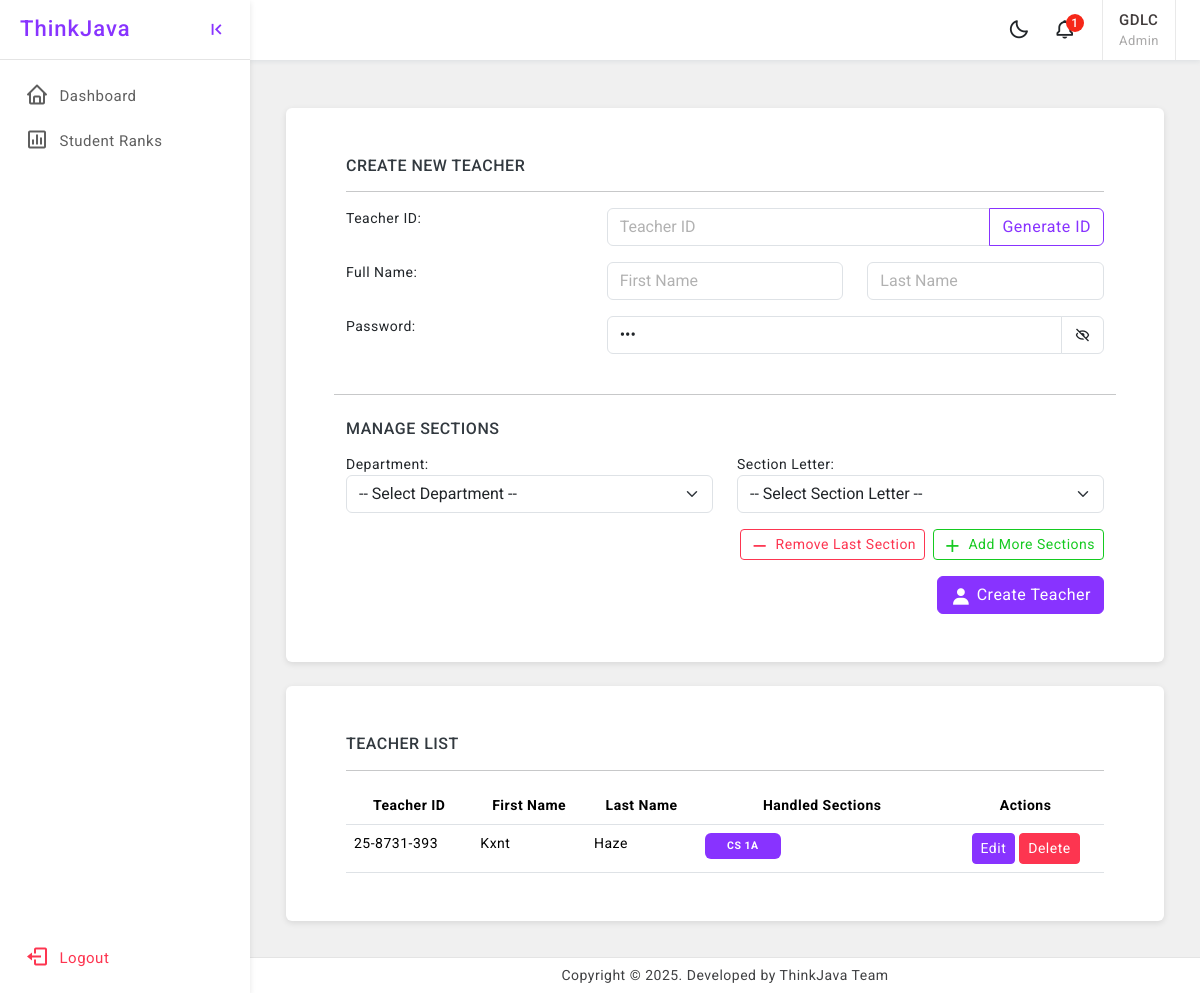
Page /create-teacher/ (signed in) on the earlier database version.
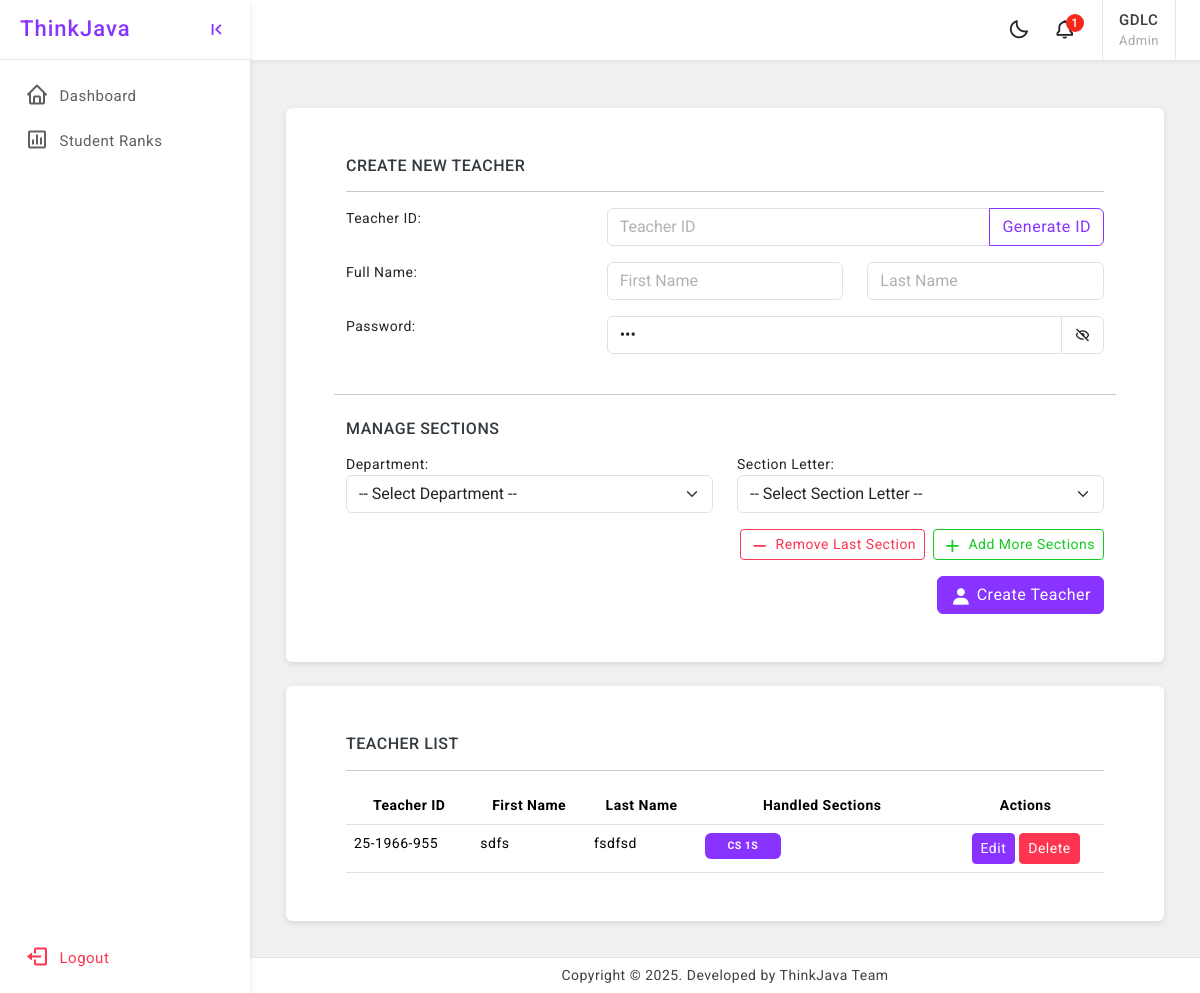
Same page on the later database version.
### StudentManagementSystem/models/teachers.py (models this page shows, shortened)
class Teacher(models.Model):
    teacher_id = models.CharField(max_length=50, unique=True)
    first_name = models.CharField(max_length=150)
    last_name = models.CharField(max_length=150)
    date_of_birth = models.DateField(null=True, blank=True)
    password = models.CharField(max_length=128)  # store hashed passwords ideally
    role = models.CharField(
        max_length=20,
        choices=Role.choices,
        default=Role.TEACHER  # Default to 'Teacher' role
    )

### StudentManagementSystem/views/admin/manage_teachers.py (the view, shortened to what this page needs)
def create_teacher(request):
    message_tag = 'create_message'
    admin_id = request.session.get('user_id')
    if not admin_id:
        return redirect('unified_login')
    context = get_teacher_context(admin_id)
    return render(request, 'admin/teacher_form.html', context)

### StudentManagementSystem/models/section.py (called while the page is built)
    def __str__(self):
        return f"{self.department.name} {self.year_level.year}{self.letter}"  # e.g., "CS 1A"

### StudentManagementSystem/views/admin/manage_teachers.py (called while the page is built)
def get_teacher_context(admin_id):
    admin = SimpleAdmin.objects.get(id=admin_id)
    departments = Department.objects.all()
    teachers = Teacher.objects.all()
    teachers_with_sections = []
    for teacher in teachers:
        handled_sections = teacher.handled_sections.all()
        section_names = [str(handled_section.section) for handled_section in handled_sections]
        teachers_with_sections.append({
            'teacher': teacher,
            'section_names': section_names
        })
    context = {
        'departments': departments,
        'username': admin.username,
        'role': Role.ADMIN,
        'teachers_with_sections': teachers_with_sections,
    }
    return context

### StudentManagementSystem/templates/admin/teacher_form.html (shortened to what the changed rows need)
{% extends 'base.html' %}
{% load static %}
{% block content %}
    <div class="page-wrapper">
    <div class="row p-5">
        {% include 'admin/teacher_list.html' %}
    </div>
{% endblock %}

### StudentManagementSystem/templates/admin/teacher_list.html (shortened to what this page needs)
<div class="card" id="teacher_table">
    <div class="card-body p-5">
        <h6 class="mb-0 text-uppercase">Teacher List</h6>
        <hr>
        <table class="table mb-0 table-hover">
            <thead>
            <tr class="text-center">
                <th scope="col">Teacher ID</th>
                <th scope="col">First Name</th>
                <th scope="col">Last Name</th>
                <th scope="col">Handled Sections</th>
                <th scope="col">Actions</th>
            </tr>
            </thead>
            <tbody>
            {% for item in teachers_with_sections %}
                <tr>
                    <td>{{ item.teacher.teacher_id }}</td>
                    <td>{{ item.teacher.first_name }}</td>
                    <td>{{ item.teacher.last_name }}</td>
                    <td style="width: 250px">
                        <div class="row row-cols-3 g-1">
                            {% for section_name in item.section_names %}
                                <div class="col">
                                    <span class="badge bg-primary px-3 py-2 text-center w-100">{{ section_name }}</span>
                                </div>
                            {% empty %}
                                <span class="text-muted">No section(s) assigned.</span>
                            {% endfor %}
                        </div>
                    </td>
                    <td class="text-center">
                        <button type="button" class="btn btn-primary btn-sm"
                                onclick="openEditModal({{ item.teacher.id }})">
                            Edit
                        </button>
                        <button type="button" class="btn btn-danger btn-sm"
                                onclick="deleteTeacher({{ item.teacher.id }})">
                            Delete
                        </button>
                    </td>
                </tr>
            {% empty %}
                <tr>
                    <td colspan="5" class="text-center font-22">No teachers found.</td>
                </tr>
            {% endfor %}
            </tbody>
        </table>
    </div>
</div>

Differences in the rows shown:
removed Teacher: teacher.teacher_id "25-8731-393", teacher.first_name "Kxnt", teacher.last_name "Haze", section_names "CS 1A"
added Teacher: teacher.teacher_id "25-1966-955", teacher.first_name "sdfs", teacher.last_name "fsdfsd", section_names "CS 1S"
